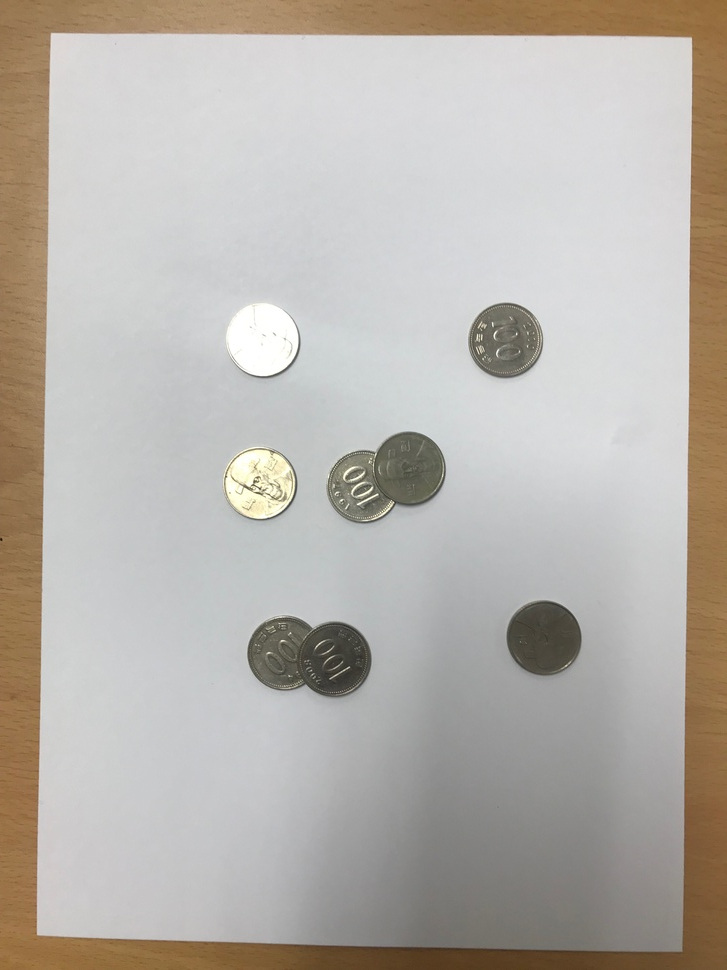
#> input picture images/img2.JPG, 727 x 970 px, shrunk from 3024 x 4032 before the run, found by its file name
$ jupyter execute --allow-errors coins2.ipynb
#> lines starting #> are read from the running program, lines starting #| are printed output that depends on the picture; after the words box and inside, x2 and y2 are one past the last pixel; in counts of white or black regions, pixels touching at a corner belong together
[cell 1]
import numpy as np
import cv2
from matplotlib import pyplot as plt
img = cv2.imread('images/img2.jpg')
#> img is the input picture: shape (970, 727, 3); mean B, G, R 171.5, 178.1, 183.4
plt.imshow(img, cmap = 'gray', interpolation = 'bicubic')
plt.xticks([]), plt.yticks([]) # to hide tick values on X and Y axis
plt.title("Showing Original Image")
plt.show()

[cell 2]
import numpy as np
import cv2
from matplotlib import pyplot as plt
from PIL import Image
from pylab import *

[cell 3]
#Show image in grayscale
image = 'images/img2.jpg'
img = cv2.imread(image,1)
img_orig = img.copy()
img= cv2.cvtColor(img,cv2.COLOR_BGR2GRAY)
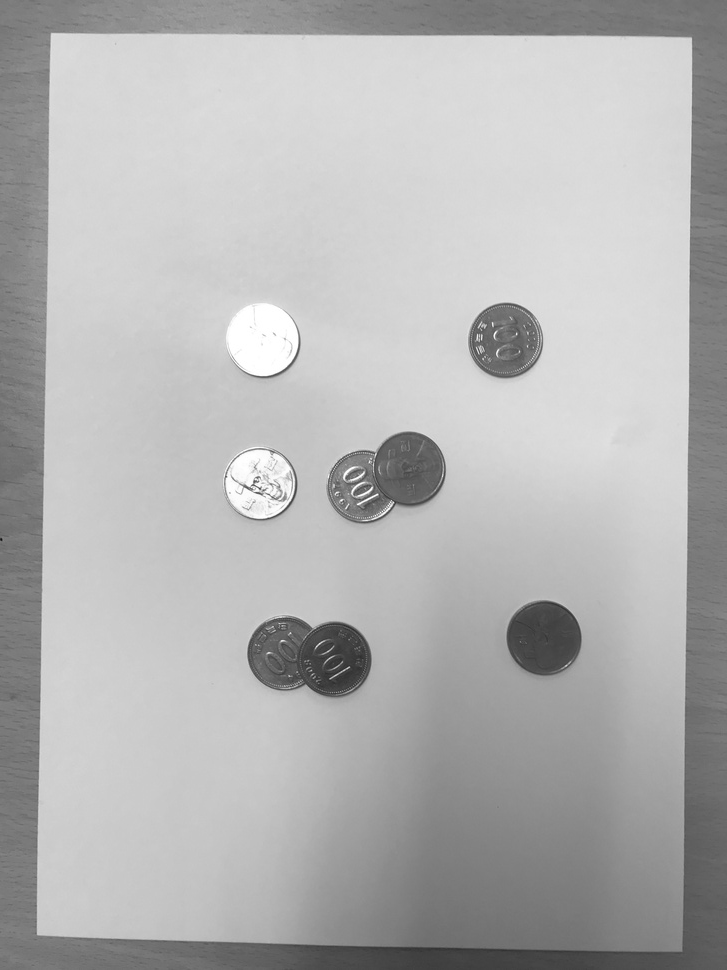
#> img: shape (970, 727); min 17, max 255, mean 178.9
plt.rcParams['figure.figsize'] =(9,7)
plt.title("Show image in GRAY")
plt.imshow(img,cmap='gray')
plt.show()

[cell 4]
#Code to blur image using GausianBlur
img =cv2.GaussianBlur(img, (21,21), 0)
plt.rcParams['figure.figsize'] =(9,7)
plt.imshow(img,cmap='gray')
plt.title("Show blur image after using Gaussian Kernel")
plt.show()
thresh = cv2.adaptiveThreshold(img, 255, cv2.ADAPTIVE_THRESH_GAUSSIAN_C,
cv2.THRESH_BINARY_INV, 11, 1)
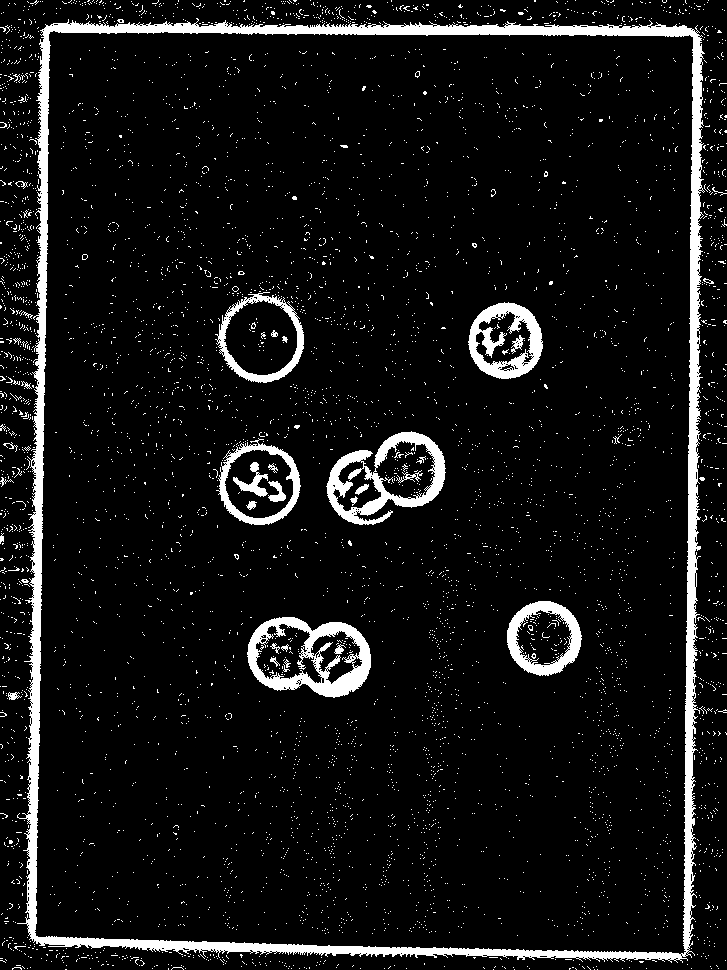
#> thresh: shape (970, 727); 7.8% white; 5307 white regions (5270 under 20 px), largest, box (x1, y1, x2, y2) and area: (17, 18, 705, 963) 27978, (247, 617, 371, 698) 4084, (326, 431, 446, 525) 3663
plt.imshow(thresh)
plt.title("After Using Adaptive Thresholding")
plt.show()

[cell 5]
#Detect circular images
circles = cv2.HoughCircles(img,cv2.HOUGH_GRADIENT,0.9, 120,
                            param1=50, param2=20, minRadius=170, maxRadius=200)
#> circles = None
#> (the rest of this cell did not finish here and is left out)

$ run again, with images/img3.JPG copied over images/img2.JPG
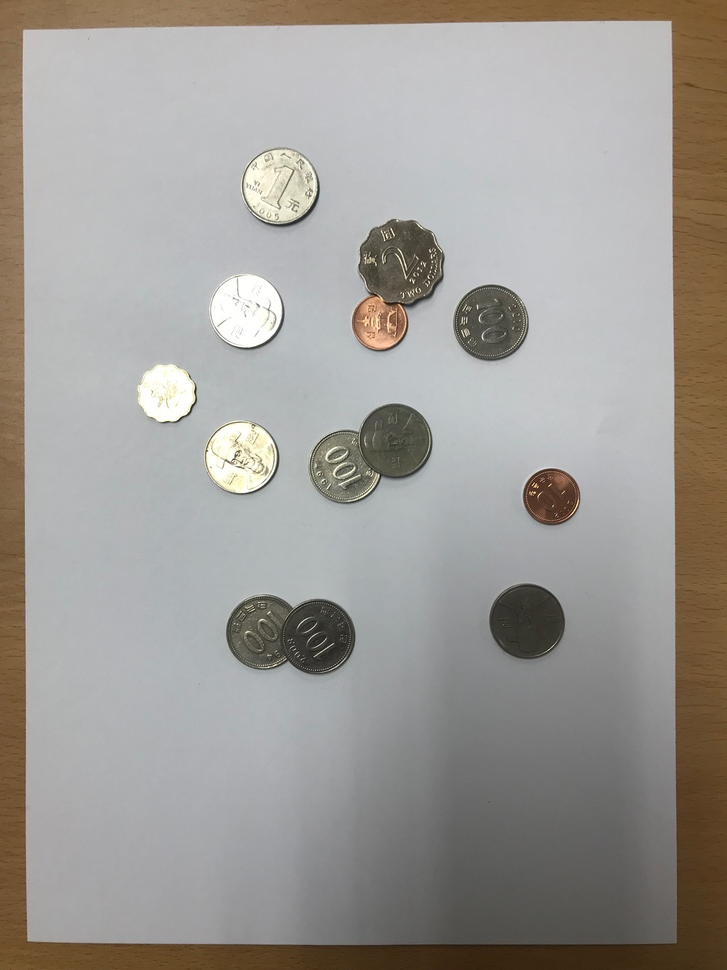
#> input picture images/img3.JPG, 727 x 970 px, shrunk from 3024 x 4032 before the run, found by its file name
#> img is the input picture: shape (970, 727, 3); mean B, G, R 149.9, 154.6, 158.1
#> `img =cv2.GaussianBlur(img, (21,21), 0)`:
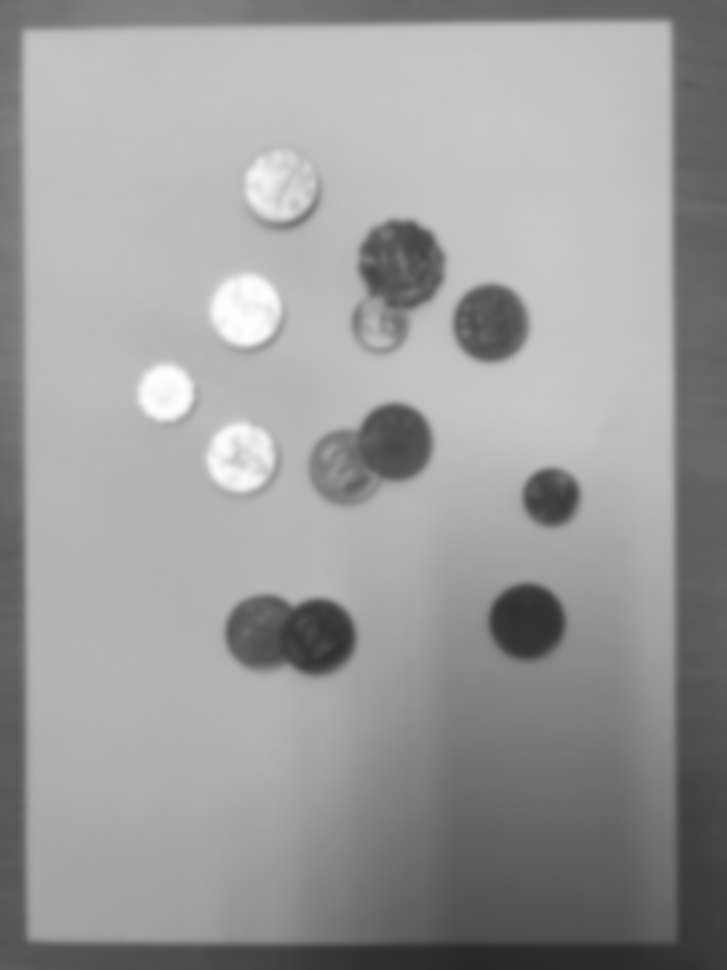
#> img: shape (970, 727); min 39, max 254, mean 155.1
#> `thresh = cv2.adaptiveThreshold(img, 255, cv2.ADAPTIVE_THRESH_GAUSSIAN_..`:
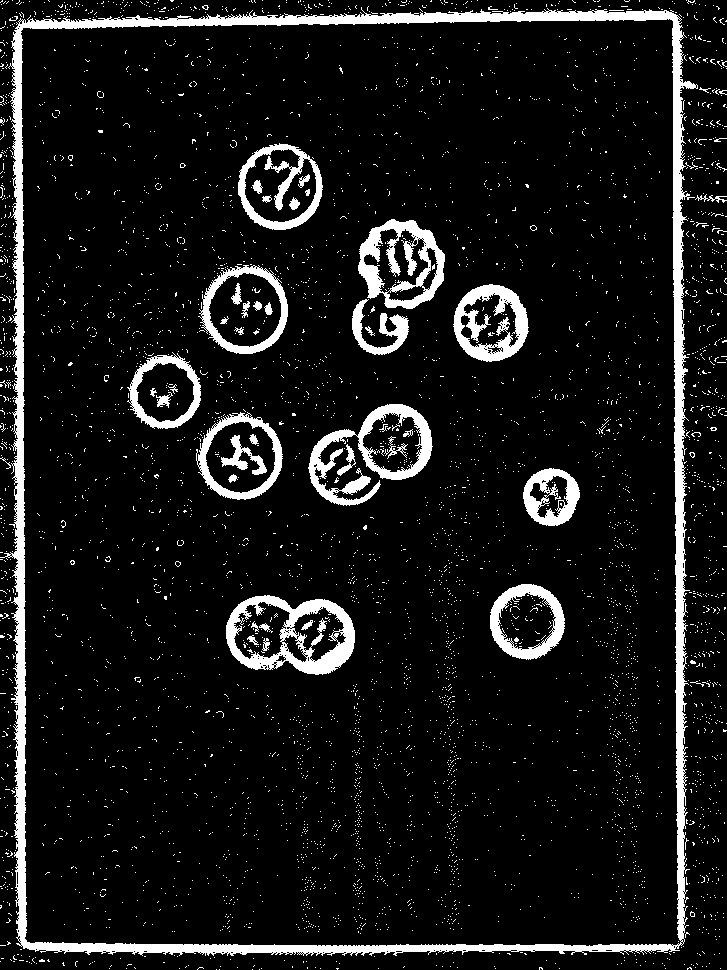
#> thresh: shape (970, 727); 9.3% white; 4932 white regions (4887 under 20 px), largest, box (x1, y1, x2, y2) and area: (0, 7, 698, 956) 27617, (226, 595, 355, 675) 4190, (308, 404, 433, 506) 3712
#> circles = None

$ run again, with images/img4.JPG copied over images/img2.JPG
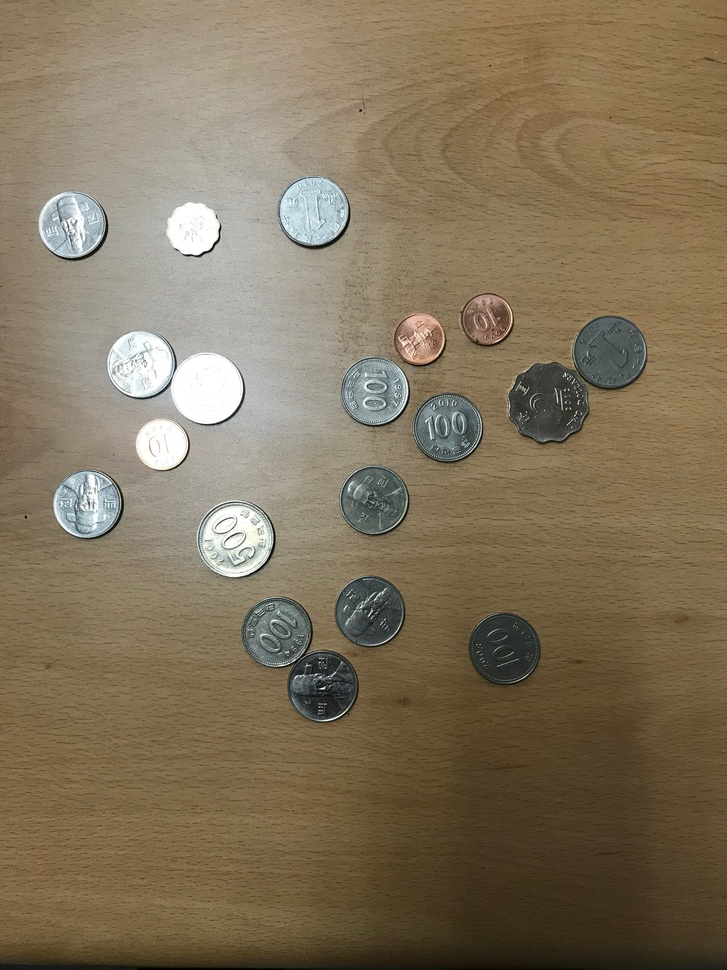
#> input picture images/img4.JPG, 727 x 970 px, shrunk from 3024 x 4032 before the run, found by its file name
#> img is the input picture: shape (970, 727, 3); mean B, G, R 91, 115.2, 129.4
#> `img= cv2.cvtColor(img,cv2.COLOR_BGR2GRAY)`:
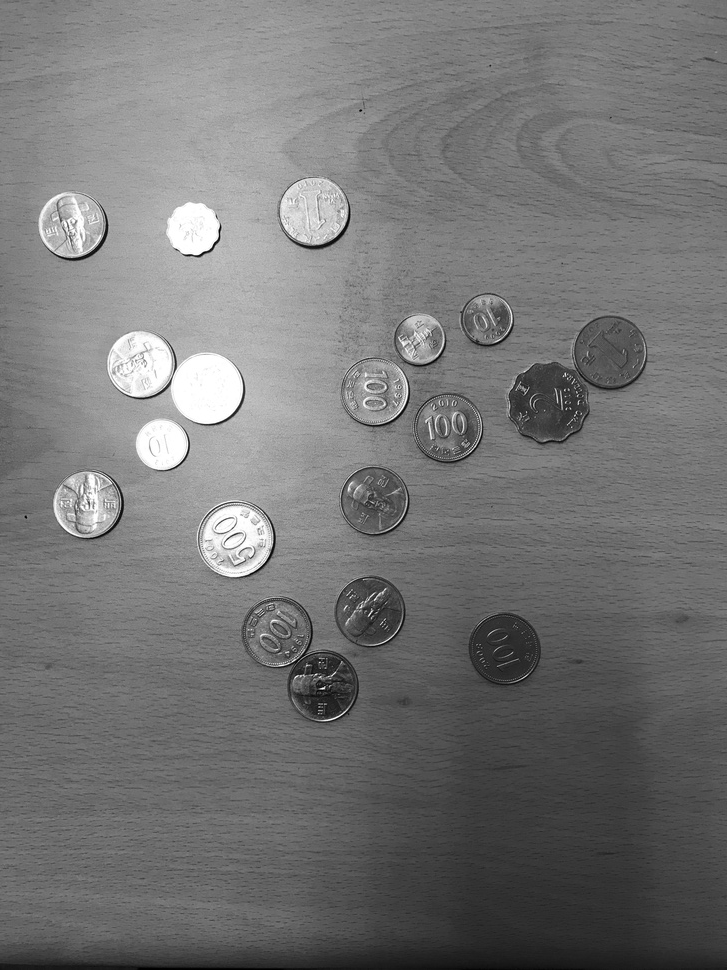
#> img: shape (970, 727); min 0, max 255, mean 116.7
#> `thresh = cv2.adaptiveThreshold(img, 255, cv2.ADAPTIVE_THRESH_GAUSSIAN_..`:
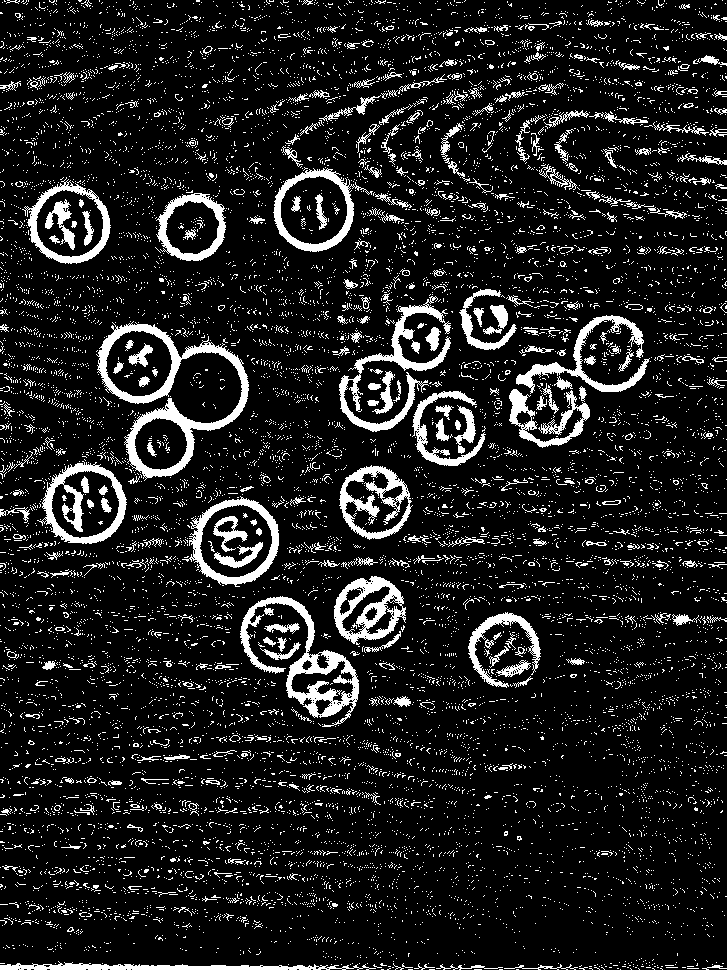
#> thresh: shape (970, 727); 11.7% white; 11879 white regions (11511 under 20 px), largest, box (x1, y1, x2, y2) and area: (96, 321, 249, 481) 4817, (240, 596, 359, 727) 3494, (339, 296, 451, 432) 2838
#> circles = None
